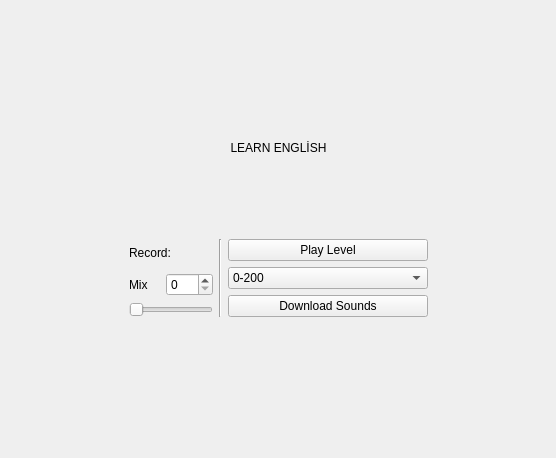
<?xml version="1.0" encoding="UTF-8"?>
<ui version="4.0">
 <class>Form</class>
 <widget class="QWidget" name="Form">
  <property name="enabled">
   <bool>true</bool>
  </property>
  <property name="geometry">
   <rect>
    <x>0</x>
    <y>0</y>
    <width>556</width>
    <height>458</height>
   </rect>
  </property>
  <property name="windowTitle">
   <string>Learn English</string>
  </property>
  <property name="autoFillBackground">
   <bool>false</bool>
  </property>
  <property name="styleSheet">
   <string notr="true"/>
  </property>
  <layout class="QGridLayout" name="gridLayout_3">
   <item row="1" column="0">
    <spacer name="horizontalSpacer_2">
     <property name="orientation">
      <enum>Qt::Horizontal</enum>
     </property>
     <property name="sizeHint" stdset="0">
      <size>
       <width>40</width>
       <height>20</height>
      </size>
     </property>
    </spacer>
   </item>
   <item row="1" column="4">
    <spacer name="horizontalSpacer">
     <property name="orientation">
      <enum>Qt::Horizontal</enum>
     </property>
     <property name="sizeHint" stdset="0">
      <size>
       <width>40</width>
       <height>20</height>
      </size>
     </property>
    </spacer>
   </item>
   <item row="4" column="1">
    <spacer name="verticalSpacer_2">
     <property name="orientation">
      <enum>Qt::Vertical</enum>
     </property>
     <property name="sizeHint" stdset="0">
      <size>
       <width>20</width>
       <height>40</height>
      </size>
     </property>
    </spacer>
   </item>
   <item row="1" column="1">
    <widget class="QStackedWidget" name="stackedWidget">
     <property name="currentIndex">
      <number>0</number>
     </property>
     <widget class="QWidget" name="menu">
      <layout class="QGridLayout" name="gridLayout">
       <item row="1" column="0">
        <spacer name="verticalSpacer">
         <property name="orientation">
          <enum>Qt::Vertical</enum>
         </property>
         <property name="sizeHint" stdset="0">
          <size>
           <width>20</width>
           <height>40</height>
          </size>
         </property>
        </spacer>
       </item>
       <item row="0" column="0" colspan="3">
        <widget class="QLabel" name="label">
         <property name="styleSheet">
          <string notr="true">font: 30pt &quot;Impact&quot;;
</string>
         </property>
         <property name="text">
          <string>LEARN ENGLİSH</string>
         </property>
         <property name="alignment">
          <set>Qt::AlignCenter</set>
         </property>
        </widget>
       </item>
       <item row="2" column="0">
        <layout class="QVBoxLayout" name="verticalLayout">
         <item>
          <widget class="QLabel" name="label_4">
           <property name="text">
            <string>Record:</string>
           </property>
          </widget>
         </item>
         <item>
          <layout class="QHBoxLayout" name="horizontalLayout">
           <item>
            <widget class="QLabel" name="label_3">
             <property name="text">
              <string>Mix</string>
             </property>
            </widget>
           </item>
           <item>
            <widget class="QSpinBox" name="spinBox">
             <property name="maximum">
              <number>200</number>
             </property>
            </widget>
           </item>
          </layout>
         </item>
         <item>
          <widget class="QSlider" name="horizontalSlider">
           <property name="maximum">
            <number>200</number>
           </property>
           <property name="orientation">
            <enum>Qt::Horizontal</enum>
           </property>
          </widget>
         </item>
        </layout>
       </item>
       <item row="2" column="2">
        <layout class="QVBoxLayout" name="verticalLayout_2">
         <item>
          <widget class="QPushButton" name="pushButton_2">
           <property name="sizePolicy">
            <sizepolicy hsizetype="Minimum" vsizetype="Fixed">
             <horstretch>0</horstretch>
             <verstretch>0</verstretch>
            </sizepolicy>
           </property>
           <property name="minimumSize">
            <size>
             <width>200</width>
             <height>0</height>
            </size>
           </property>
           <property name="text">
            <string>Play Level</string>
           </property>
          </widget>
         </item>
         <item>
          <widget class="QComboBox" name="comboBox">
           <property name="sizePolicy">
            <sizepolicy hsizetype="Preferred" vsizetype="Fixed">
             <horstretch>0</horstretch>
             <verstretch>0</verstretch>
            </sizepolicy>
           </property>
           <item>
            <property name="text">
             <string>0-200</string>
            </property>
           </item>
          </widget>
         </item>
         <item>
          <widget class="QPushButton" name="pushButton">
           <property name="text">
            <string>Download Sounds</string>
           </property>
          </widget>
         </item>
        </layout>
       </item>
       <item row="2" column="1">
        <widget class="Line" name="line">
         <property name="orientation">
          <enum>Qt::Vertical</enum>
         </property>
        </widget>
       </item>
      </layout>
     </widget>
     <widget class="QWidget" name="scene">
      <layout class="QGridLayout" name="gridLayout_2">
       <item row="2" column="0">
        <widget class="QLabel" name="soru">
         <property name="text">
          <string>TextLabel</string>
         </property>
         <property name="scaledContents">
          <bool>false</bool>
         </property>
         <property name="alignment">
          <set>Qt::AlignCenter</set>
         </property>
         <property name="wordWrap">
          <bool>true</bool>
         </property>
        </widget>
       </item>
       <item row="1" column="0">
        <spacer name="verticalSpacer_4">
         <property name="orientation">
          <enum>Qt::Vertical</enum>
         </property>
         <property name="sizeHint" stdset="0">
          <size>
           <width>20</width>
           <height>40</height>
          </size>
         </property>
        </spacer>
       </item>
       <item row="5" column="0">
        <layout class="QHBoxLayout" name="horizontalLayout_2">
         <item>
          <layout class="QVBoxLayout" name="verticalLayout_3">
           <item>
            <widget class="QPushButton" name="pushButton_5">
             <property name="text">
              <string>sound</string>
             </property>
            </widget>
           </item>
           <item>
            <widget class="QCheckBox" name="checkBox">
             <property name="text">
              <string>auto</string>
             </property>
            </widget>
           </item>
          </layout>
         </item>
         <item>
          <widget class="QLineEdit" name="lineEdit"/>
         </item>
         <item>
          <widget class="QPushButton" name="pushButton_4">
           <property name="text">
            <string>michrophone</string>
           </property>
          </widget>
         </item>
        </layout>
       </item>
       <item row="0" column="0">
        <layout class="QHBoxLayout" name="horizontalLayout_3">
         <item>
          <widget class="QPushButton" name="pushButton_3">
           <property name="text">
            <string>menu</string>
           </property>
          </widget>
         </item>
         <item>
          <widget class="QPushButton" name="pushButton_6">
           <property name="text">
            <string>answer</string>
           </property>
          </widget>
         </item>
         <item>
          <spacer name="horizontalSpacer_3">
           <property name="orientation">
            <enum>Qt::Horizontal</enum>
           </property>
           <property name="sizeHint" stdset="0">
            <size>
             <width>40</width>
             <height>20</height>
            </size>
           </property>
          </spacer>
         </item>
         <item>
          <widget class="QLabel" name="label_2">
           <property name="text">
            <string>00/00</string>
           </property>
           <property name="alignment">
            <set>Qt::AlignCenter</set>
           </property>
          </widget>
         </item>
        </layout>
       </item>
       <item row="3" column="0">
        <spacer name="verticalSpacer_5">
         <property name="orientation">
          <enum>Qt::Vertical</enum>
         </property>
         <property name="sizeHint" stdset="0">
          <size>
           <width>20</width>
           <height>40</height>
          </size>
         </property>
        </spacer>
       </item>
      </layout>
     </widget>
    </widget>
   </item>
   <item row="0" column="1">
    <spacer name="verticalSpacer_3">
     <property name="orientation">
      <enum>Qt::Vertical</enum>
     </property>
     <property name="sizeHint" stdset="0">
      <size>
       <width>20</width>
       <height>40</height>
      </size>
     </property>
    </spacer>
   </item>
  </layout>
 </widget>
 <resources/>
 <connections>
  <connection>
   <sender>horizontalSlider</sender>
   <signal>valueChanged(int)</signal>
   <receiver>spinBox</receiver>
   <slot>setValue(int)</slot>
   <hints>
    <hint type="sourcelabel">
     <x>187</x>
     <y>312</y>
    </hint>
    <hint type="destinationlabel">
     <x>192</x>
     <y>285</y>
    </hint>
   </hints>
  </connection>
  <connection>
   <sender>spinBox</sender>
   <signal>valueChanged(int)</signal>
   <receiver>horizontalSlider</receiver>
   <slot>setValue(int)</slot>
   <hints>
    <hint type="sourcelabel">
     <x>205</x>
     <y>285</y>
    </hint>
    <hint type="destinationlabel">
     <x>207</x>
     <y>315</y>
    </hint>
   </hints>
  </connection>
 </connections>
</ui>
